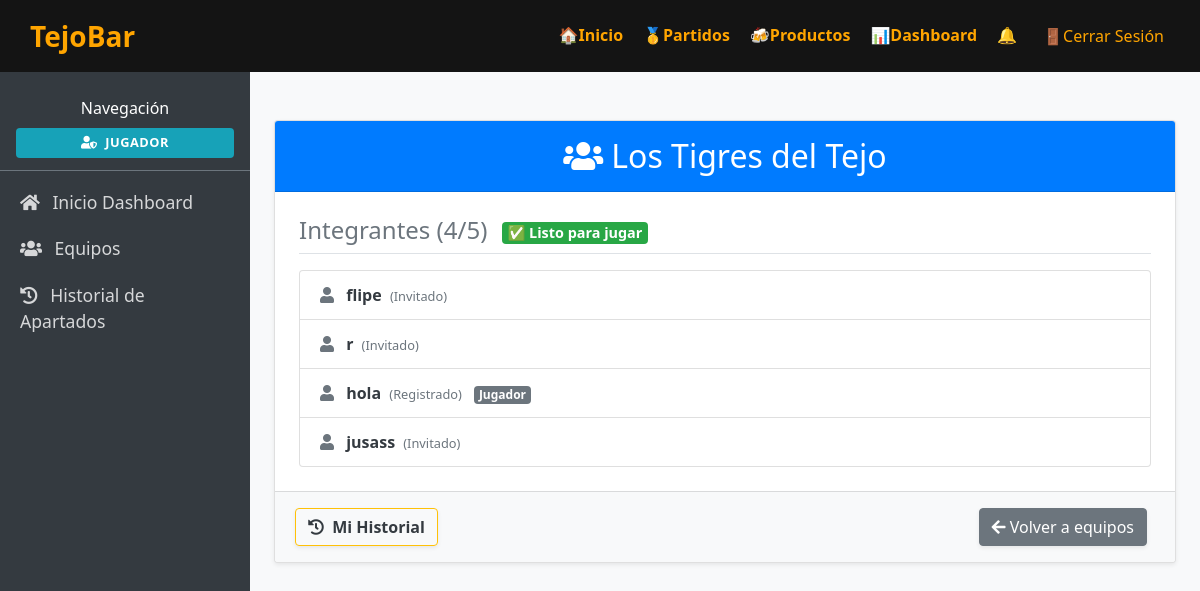
Page /equipos/2/ (signed in) on the committed database.
### tejobar_app/models.py (models this page shows, shortened)
class Persona(models.Model):
    ROL_JUGADOR = "jugador"
    ROL_CAPITAN = "capitan"
    ROL_ADMIN = "admin"
    ROL_CHOICES = [
        (ROL_JUGADOR, "Jugador"),
        (ROL_CAPITAN, "Capitán"),
        (ROL_ADMIN, "Admin"),
    ]
    user = models.OneToOneField(
        User, on_delete=models.CASCADE, related_name="persona", null=True, blank=True
    )
    nombre = models.CharField(
        max_length=25,
        validators=[
            MinLengthValidator(2, message="El nombre debe tener al menos 2 caracteres."),
            RegexValidator(
                regex=r'^[a-zA-ZáéíóúÁÉÍÓÚüÜñÑ\s]+$',
                message="El nombre solo puede contener letras y espacios."
            )
        ]
    )
    correo = models.EmailField(unique=True)
    numero = models.CharField(max_length=20)
    rol = models.CharField(max_length=10, choices=ROL_CHOICES, default=ROL_JUGADOR)

class Equipo(models.Model):
    nombre_equipo = models.CharField(max_length=100, unique=True)
    @property
    def num_jugadores(self):
        return self.equipo_jugadores.count()
    @property
    def is_completo(self):
        return 3 <= self.num_jugadores <= 5

class JugadorEquipo(models.Model):
    TIPO_REGISTRADO = 'registrado'
    TIPO_INVITADO = 'invitado'
    TIPO_CHOICES = [
        (TIPO_REGISTRADO, 'Registrado'),
        (TIPO_INVITADO, 'Invitado'),
    ]
    jugador = models.ForeignKey(
        Jugador, on_delete=models.CASCADE, related_name="jugador_equipos", null=True, blank=True
    )
    equipo = models.ForeignKey(
        Equipo, on_delete=models.CASCADE, related_name="equipo_jugadores"
    )
    es_capitan = models.BooleanField(default=False)
    tipo_usuario = models.CharField(max_length=20, choices=TIPO_CHOICES, default=TIPO_REGISTRADO)
    nombre_invitado = models.CharField(max_length=100, blank=True, null=True)
    telefono_invitado = models.CharField(max_length=20, blank=True, null=True)
    correo_invitado = models.EmailField(blank=True, null=True)
    def get_nombre(self):
        if self.tipo_usuario == self.TIPO_REGISTRADO and self.jugador:
            return self.jugador.persona.nombre
        return self.nombre_invitado or "Jugador Invitado Desconocido"

class Jugador(models.Model):
    persona = models.OneToOneField(
        Persona,
        primary_key=True,
        on_delete=models.CASCADE,
        related_name="jugador",
    )
    estado = models.BooleanField(default=True)
    rut = models.CharField(max_length=50, blank=True, null=True)

### tejobar_app/views.py (the view)
# urls.py: path("equipos/<int:pk>/", views.equipo_detail, name="equipos_show"),
@login_required
def equipo_detail(request: HttpRequest, pk: int) -> HttpResponse:
    equipo = get_object_or_404(Equipo, pk=pk)
    persona = getattr(request.user, "persona", None)
    if not persona:
        messages.error(request, "Perfil no válido.")
        return redirect("tejobar_app:home")
    es_miembro = False
    es_capitan = False
    puede_unirse = False
    if hasattr(persona, "jugador"):
        miembro = JugadorEquipo.objects.filter(jugador=persona.jugador, equipo=equipo).first()
        if miembro:
            es_miembro = True
            es_capitan = miembro.es_capitan
        else:
            if not JugadorEquipo.objects.filter(jugador=persona.jugador).exists():
                if equipo.equipo_jugadores.count() < 5:
                    puede_unirse = True
    jugadores_equipo = equipo.equipo_jugadores.select_related("jugador__persona").all()
    from .models import HistorialEquipo
    miembros_actuales_ids = jugadores_equipo.filter(jugador__isnull=False).values_list('jugador_id', flat=True)
    historial_pasado = HistorialEquipo.objects.filter(
        equipo=equipo,
        fecha_salida__isnull=False
    ).exclude(
        jugador_id__in=miembros_actuales_ids
    ).select_related('jugador__persona').order_by('-fecha_salida')
    context = {
        "equipo": equipo,
        "jugadores_equipo": jugadores_equipo,
        "historial_pasado": historial_pasado,
        "es_miembro": es_miembro,
        "es_capitan": es_capitan,
        "es_admin": persona.rol == Persona.ROL_ADMIN,
        "puede_unirse": puede_unirse,
        "add_member_form": JugadorEquipoForm(equipo=equipo) if (es_capitan or persona.rol == Persona.ROL_ADMIN) else None,
    }
    return render(request, "equipos/show.html", context)

### tejobar_app/context_processors.py (called while the page is built)
def cloudinary_status(request):
    return {
        "use_cloudinary": settings.USE_CLOUDINARY,
        "cloudinary_status_message": cloudinary_status_message(),
    }

### tejobar_app/media_utils.py (called while the page is built)
def cloudinary_status_message() -> str:
    if not settings.USE_CLOUDINARY:
        return (
            "Cloudinary no está activo. Configura CLOUDINARY_CLOUD_NAME, "
            "CLOUDINARY_API_KEY y CLOUDINARY_API_SECRET en Railway."
        )
    storage = getattr(settings, "CLOUDINARY_STORAGE", {})
    cloud_name = storage.get("CLOUD_NAME") or urlparse(settings.CLOUDINARY_URL).hostname
    return f"Cloudinary activo (cloud: {cloud_name})."

### templates/equipos/show.html (shortened to what this page needs)
{% extends "dashboard/base.html" %}
{% block content %}
<div class="card mt-4 shadow-sm">
    <div class="card-header bg-primary text-white py-3">
        <h2 class="mb-0 text-center"><i class="fas fa-users mr-2"></i>{{ equipo.nombre_equipo }}</h2>
    </div>
    <div class="card-body p-4">
        <h4 class="mb-3 text-secondary border-bottom pb-2">
            Integrantes ({{ equipo.num_jugadores }}/5)
            {% if equipo.is_completo %}
                <span class="badge badge-success ml-2" style="font-size: 0.6em; vertical-align: middle;">✅ Listo para jugar</span>
            {% elif equipo.is_excedido %}
                <span class="badge badge-danger ml-2" style="font-size: 0.6em; vertical-align: middle;">⚠ Excedido</span>
            {% else %}
                <span class="badge badge-warning text-dark ml-2" style="font-size: 0.6em; vertical-align: middle;">⚠ Incompleto (Min. 3)</span>
            {% endif %}
        </h4>
        <div class="list-group mb-0">
            {% for miembro in jugadores_equipo %}
                <div class="list-group-item d-flex justify-content-between align-items-center">
                    <div>
                        <i class="fas fa-user text-muted mr-2"></i>
                        <span class="font-weight-bold">{{ miembro.get_nombre }}</span>
                        <span class="text-muted small ml-1">({{ miembro.get_tipo_usuario_display }})</span>
                        {% if miembro.es_capitan %}
                            <span class="badge badge-warning text-dark ml-2"><i class="fas fa-crown mr-1"></i> Capitán</span>
                        {% elif miembro.tipo_usuario == 'registrado' %}
                            <span class="badge badge-secondary ml-2">Jugador</span>
                        {% endif %}
                    </div>
                </div>
            {% empty %}
                <div class="list-group-item text-center text-muted">No hay jugadores en este equipo.</div>
            {% endfor %}
        </div>
    </div>
    <div class="card-footer bg-light d-flex justify-content-end align-items-center py-3">
        {% if request.user.persona.rol == 'jugador' or request.user.persona.rol == 'capitan' %}
            <a href="{% url 'tejobar_app:equipos_historial_jugador' %}" class="btn btn-outline-warning border-warning font-weight-bold text-dark mr-auto shadow-sm">
                <i class="fas fa-history mr-1"></i> Mi Historial
            </a>
        {% endif %}
        <a href="{% url 'tejobar_app:equipos_index' %}" class="btn btn-secondary mr-2 shadow-sm">
            <i class="fas fa-arrow-left"></i> Volver a equipos
        </a>
    </div>
</div>
{% endblock %}

### templates/dashboard/base.html (shortened to what this page needs)
{% load static %}
<!DOCTYPE html>
<html lang="es">
<head>
    <link rel="stylesheet" href="https://stackpath.bootstrapcdn.com/bootstrap/4.5.2/css/bootstrap.min.css">
    <link rel="stylesheet" href="https://cdnjs.cloudflare.com/ajax/libs/font-awesome/5.15.4/css/all.min.css">
    <link rel="stylesheet" href="{% static 'css/productos.css' %}">
</head>
<body>
    <div class="wrapper">
        <header>
            <div class="logo-container" style="display: flex; align-items: center; gap: 20px;">
                <a href="{% url 'tejobar_app:home' %}" class="logo">TejoBar</a>
            </div>
            <nav>
                <ul class="menu-top">
                    <li><a href="{% url 'tejobar_app:home' %}">🏠Inicio</a></li>
                    <li><a href="{% url 'tejobar_app:partidos_index' %}">🥇Partidos</a></li>
                    <li><a href="{% url 'tejobar_app:productos_index' %}">🍻Productos</a></li>
                    {% if user.is_authenticated %}
                    <li><a href="{% url 'tejobar_app:dashboard' %}">📊Dashboard</a></li>
                    <li class="dropdown">
                        <a href="#" id="notifDropdown" role="button" data-toggle="dropdown" aria-haspopup="true" aria-expanded="false" style="position: relative; display: inline-block;">
                            🔔
                        </a>
                    </li>
                    <li>
                        <form method="post" action="{% url 'tejobar_app:logout' %}" style="display:inline;">
                            <button type="submit"
                                style="border: none; background: none; color: inherit; text-decoration: none; cursor: pointer;">
                                🚪Cerrar Sesión
                            </button>
                        </form>
                    </li>
                    {% endif %}
                </ul>
            </nav>
        </header>
        <div class="content-wrapper">
            <div class="sidebar d-flex flex-column" id="dashSidebar">
                <div class="px-3 pb-2 mb-2 border-bottom border-secondary text-center">
                    <span class="fs-5 fw-semibold pt-2 d-block text-white">Navegación</span>
                    <div class="mt-2 mb-1">
                        <span class="badge {% if request.user.persona and request.user.persona.rol == 'admin' or request.user.is_superuser %}badge-danger{% elif request.user.persona and request.user.persona.rol == 'capitan' %}badge-warning{% else %}badge-info{% endif %} p-2 w-100 text-uppercase font-weight-bold" style="letter-spacing: 0.5px; font-size: 0.8rem; display: inline-block;">
                            <i class="fas fa-user-shield mr-1"></i> {% if request.user.persona %}{{ request.user.persona.get_rol_display }}{% elif request.user.is_superuser %}Administrador{% else %}Usuario{% endif %}
                        </span>
                    </div>
                </div>
                <ul class="nav nav-pills flex-column mb-auto">
                    <li class="nav-item">
                        <a href="{% url 'tejobar_app:dashboard' %}" class="nav-link">
                            <i class="fas fa-home mr-2"></i> Inicio Dashboard
                        </a>
                    </li>
                    <li class="nav-item">
                        <a href="{% url 'tejobar_app:equipos_index' %}" class="nav-link">
                            <i class="fas fa-users mr-2"></i> Equipos
                        </a>
                    </li>
                    <li class="nav-item">
                        <a href="{% url 'tejobar_app:dashboard_historial' %}" class="nav-link">
                            <i class="fas fa-history mr-2 "></i> Historial de Apartados
                        </a>
                    </li>
                </ul>
            </div>
            <div class="main-content p-4 text-dark">
                {% block content %}{% endblock %}
            </div>
        </div>
    </div>
</body>
</html>

### static/css/productos.css (style rules this page uses)
body { margin: 0; font-family: 'Segoe UI', sans-serif; background-color: #141414; color: #ffffff; transition: 1.5s; overflow-x: hidden; }
header { background-color: #141414; color: #ffa500; padding: 15px 30px; display: flex; justify-content: space-between; align-items: center; flex-wrap: wrap; transition: 1.5s; }
.logo { font-size: 28px; font-weight: bold; text-decoration: none; color: #ffa500; display: inline-block; cursor: pointer; position: relative; overflow: hidden; transition: 1.5s; }
nav ul { list-style: none; display: flex; gap: 20px; padding: 0; margin: 0; }
nav a { color: #ffa500; text-decoration: none; font-weight: bold; display: inline-block; transition: transform 0.3s ease; }

### templates/dashboard/base.html (style rules this page uses)
body, html { height: 100%; margin: 0; overflow-x: hidden; }
.wrapper { display: flex; flex-direction: column; min-height: 100vh; }
.sidebar { min-width: 250px; max-width: 250px; background-color: #343a40 !important; color: #fff; flex-grow: 1; padding-top: 1rem; transition: transform 0.35s cubic-bezier(0.4, 0, 0.2, 1); z-index: 1000; }
.sidebar .nav-link { color: rgba(255, 255, 255, .8); font-size: 1.1rem; padding: 10px 20px; }
.main-content { flex-grow: 1; background-color: #f8f9fa; min-width: 0; }
.content-wrapper { display: flex; flex-grow: 1; }

### rows in the picture
Equipo: nombre_equipo "Los Tigres del Tejo", num_jugadores "4"
JugadorEquipo: get_nombre "flipe", tipo_usuario "Invitado"
JugadorEquipo: get_nombre "r", tipo_usuario "Invitado"
JugadorEquipo: get_nombre "hola", tipo_usuario "Registrado", es_capitan "Jugador"
JugadorEquipo: get_nombre "jusass", tipo_usuario "Invitado"

### other values in the picture
{{ request.user.persona.get_rol_display }} "JUGADOR"
